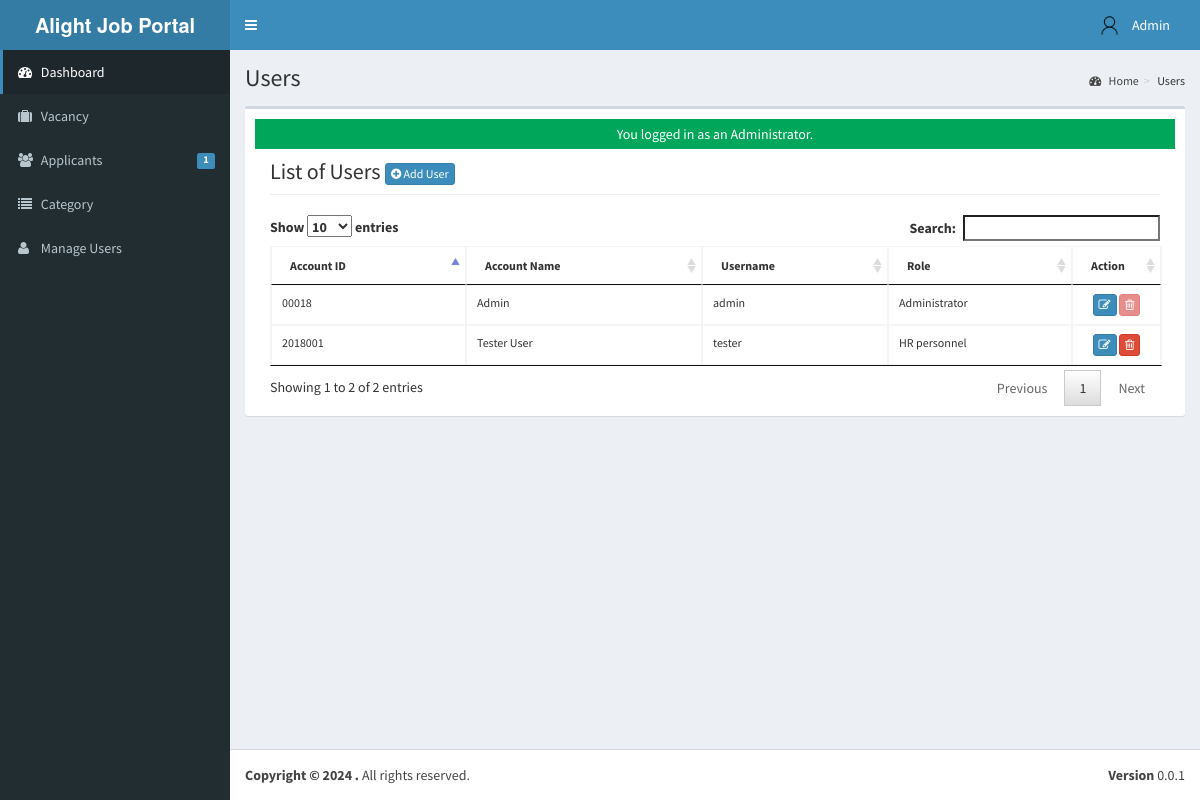
The app's page /admin/user/ (signed in) with its own data.
### tables this page shows
CREATE TABLE `tblusers` (
  `USERID` varchar(30) NOT NULL,
  `FULLNAME` varchar(40) NOT NULL,
  `USERNAME` varchar(90) NOT NULL,
  `PASS` varchar(90) NOT NULL,
  `ROLE` varchar(30) NOT NULL,
  `PICLOCATION` varchar(255) NOT NULL
);

### admin/user/index.php (called while the page is built, shortened)
<?php
require_once("../../include/initialize.php");
 $title="Users";
require_once ("../theme/templates.php");
?>

### include/database.php (called while the page is built, shortened)
<?php
class Database {
	var $query = '';
	public $conn;
	public function open_connection() {
		try {
		$this->conn = new PDO("mysql:host=".server.";dbname=".database_name. "", user,pass);
		$this->conn->setAttribute(PDO::ATTR_ERRMODE, PDO::ERRMODE_EXCEPTION);
		}catch(PDOException $e){
			echo "Problem in database connection! Contact administrator!". $e->getMessage();
		}
	}
	function setQuery($sql='') {
		try {
		   $this->sql_string=$sql;
			$this->query = $this->conn->prepare($this->sql_string);
			$this->query->execute();
		  } catch (PDOException $e) {
		    echo "Failed to get query handle: " . $e->getMessage() . "\n";
		    exit;
		  }
	}
	function loadResultList() {
		$results = $this->query->fetchAll(PDO::FETCH_OBJ);
		return $results;
	}
	function loadSingleResult() {
		$results = $this->query->fetch(PDO::FETCH_OBJ);
		return $results;
	}
}
$mydb = new Database();
?>

### include/accounts.php (called while the page is built, shortened)
<?php
require_once(LIB_PATH.DS.'database.php');
class User {
	protected static  $tblname = "tblusers";
	function single_user($id=""){
			global $mydb;
			$mydb->setQuery("SELECT * FROM ".self::$tblname."
				Where USERID= '{$id}' LIMIT 1");
			$cur = $mydb->loadSingleResult();
			return $cur;
	}
}
?>

### include/function.php (called while the page is built, shortened)
<?php
function currentpage(){
		$this_page = $_SERVER['SCRIPT_NAME'];
	    $bits = explode('/',$this_page);
		 return $bits[3];
	}
		?>

### admin/user/list.php (the view, shortened to what this page needs)
    	 <div class="col-lg-12">
         <h1 class="page-header">List of Users  <a href="index.php?view=add" class="btn btn-primary btn-xs  ">  <i class="fa fa-plus-circle fw-fa"></i> Add User</a>  </h1>
    		</div>
		 	<div class="col-lg-12">
	<table id="dash-table" class="table  table-bordered table-hover table-responsive" style="font-size:12px;" cellspacing="0">
	  <thead>
	  	<tr>
	  		<th>Account ID</th>
	  		<th> Account Name</th>
	  		<th>Username</th>
	  		<th>Role</th>
	  		<th width="10%" >Action</th>
	  	</tr>
	  </thead>
	  <tbody>
	  	<?php
	  		$mydb->setQuery("SELECT *
								FROM  `tblusers`");
	  		$cur = $mydb->loadResultList();
			foreach ($cur as $result) {
	  		echo '<tr>';
	  		echo '<td>' . $result->USERID.'</a></td>';
	  		echo '<td>' . $result->FULLNAME.'</a></td>';
	  		echo '<td>'. $result->USERNAME.'</td>';
	  		echo '<td>'. $result->ROLE.'</td>';
	  		If($result->USERID==$_SESSION['ADMIN_USERID'] || $result->ROLE=='MainAdministrator' || $result->ROLE=='Administrator') {
	  			$active = "Disabled";
	  		}else{
	  			$active = "";
	  		}
	  		echo '<td align="center" > <a title="Edit" href="index.php?view=edit&id='.$result->USERID.'"  class="btn btn-primary btn-xs  ">  <span class="fa fa-edit fw-fa"></span></a>
	  					 <a title="Delete" href="controller.php?action=delete&id='.$result->USERID.'" class="btn btn-danger btn-xs" '.$active.'><span class="fa fa-trash-o fw-fa"></span> </a>
	  					 </td>';
	  		echo '</tr>';
	  	}
	  	?>
	  </tbody>
	</table>
</div>

### admin/theme/templates.php (shortened to what this page needs)
<!DOCTYPE html>
<html>
    <head>
        <link rel="stylesheet" href="<?php echo web_root;?>bootstrap/css/bootstrap.min.css">
        <link rel="stylesheet" href="<?php echo web_root;?>plugins/font-awesome/css/font-awesome.min.css">
        <link rel="stylesheet" href="<?php echo web_root;?>dist/css/AdminLTE.min.css">
        <link rel="stylesheet" href="<?php echo web_root;?>dist/css/skins/_all-skins.min.css">
        <link rel="stylesheet" href="<?php echo web_root;?>plugins/iCheck/flat/blue.css">
        <link rel="stylesheet" href="<?php echo web_root;?>plugins/morris/morris.css">
        <link rel="stylesheet" href="<?php echo web_root;?>plugins/jvectormap/jquery-jvectormap-1.2.2.css">
        <link href="<?php echo web_root; ?>plugins/datepicker/bootstrap-datetimepicker.min.css" rel="stylesheet" media="screen">
        <link rel="stylesheet" href="<?php echo web_root;?>plugins/dataTables/jquery.dataTables.min.css">
        <link rel="stylesheet" href="<?php echo web_root;?>plugins/bootstrap-wysihtml5/bootstrap3-wysihtml5.min.css">
    </head>
 <body class="hold-transition skin-blue fixed sidebar-mini">
<div class="wrapper">
  <header class="main-header">
    <a href="<?php echo web_root;?>/admin/" class="logo">
      <span class="logo-lg"><b>Alight Job Portal</b></span>
    </a>
    <nav class="navbar navbar-static-top" role="navigation">
      <a href="#" class="sidebar-toggle" data-toggle="offcanvas" role="button">
      </a>
      <div class="navbar-custom-menu">
        <ul class="nav navbar-nav">
          <?php
              $user = New User();
              $singleuser = $user->single_user($_SESSION['ADMIN_USERID']);
          ?>
          <li class="dropdown user user-menu" style="padding-right: 15px;"  >
            <a href="#" class="dropdown-toggle" data-toggle="dropdown">
              <img src="<?php echo web_root.'admin/user/photos/user.png';?>" class="user-image" alt="User Image">
              <span class="hidden-xs"><?php echo $singleuser->FULLNAME; ?></span>
            </a>
          </li>
        </ul>
      </div>
    </nav>
  </header>
  <aside class="main-sidebar">
    <section class="sidebar">
      <ul class="sidebar-menu">
        <li  class="<?php echo (currentpage() == 'index.php') ? "active" : false;?>" >
          <a href="<?php echo web_root ;?>admin/">
            <i class="fa fa-dashboard"></i> <span>Dashboard</span>
          </a>
        </li>
        <li class="<?php echo (currentpage() == 'vacancy') ? "active" : false;?>" >
          <a href="<?php echo web_root ;?>admin/vacancy/">
            <i class="fa fa-suitcase"></i> <span>Vacancy</span>
          </a>
        </li>
        <li class="<?php echo (currentpage() == 'applicants') ? "active" : false;?>" >
          <a href="<?php echo web_root ;?>admin/applicants/">
            <i class="fa fa-users"></i> <span>Applicants</span>
            <span class="label label-primary pull-right">
              <?php
                $sql = "SELECT count(*) as 'APPL' FROM `tbljobregistration` WHERE `PENDINGAPPLICATION`=1";
                $mydb->setQuery($sql);
                $pending = $mydb->loadSingleResult();
                echo $pending->APPL;
              ?>
            </span>
          </a>
        </li>
        <li class="<?php echo (currentpage() == 'category') ? "active" : false;?>" >
          <a href="<?php echo web_root ;?>admin/category/">
            <i class="fa fa-list"></i> <span>Category</span>
          </a>
        </li>
         <li class="<?php echo (currentpage() == 'user') ? "active" : false;?>">
          <a href="<?php echo web_root; ?>admin/user/">
            <i class="fa fa-user"></i> <span>Manage Users</span> </a>
        </li>
      </ul>
    </section>
  </aside>
  <div class="content-wrapper">
  <section class="content-header">
      <h1>
        <?php echo isset($title) ? $title : ''; ?>
      </h1>
      <ol class="breadcrumb">
        <?php
          if ($title!='Home') {
            $active_title = '';
            if (isset($_GET['view'])) {
              $active_title = '<li class='.$active_title.'><a href="index.php">'.$title.'</a></li>';
            }else{
              $active_title = '<li class='.$active_title.'>'.$title.'</li>';
            }
            echo '<li><a href='.web_root.'admin/><i class="fa fa-dashboard"></i> Home</a></li>';
            echo  $active_title;
          }
        ?>
      </ol>
    </section>
         <section class="content">
          <div class="row">
            <div class="col-xs-12">
              <div class="box">
                <div class="box-body">
              <?php
               require_once $content;
               ?>
             </div>
             </div>
           </div>
         </div>
         </section>
 </div>
  <footer class="main-footer">
    <div class="pull-right hidden-xs">
      <b>Version</b> 0.0.1
    </div>
    <strong>Copyright &copy; 2024 <a href="#"></a>.</strong> All rights
    reserved.
  </footer>
    </body>
</html>

### records on screen
tblusers: FULLNAME "Admin", USERID "00018", USERNAME "admin", ROLE "Administrator"
tblusers: USERID "2018001", FULLNAME "Tester User", USERNAME "tester", ROLE "HR personnel"

### other values on screen
$pending->APPL "1"
$title "Users"
$_SESSION['message'] "You logged in as an Administrator."
